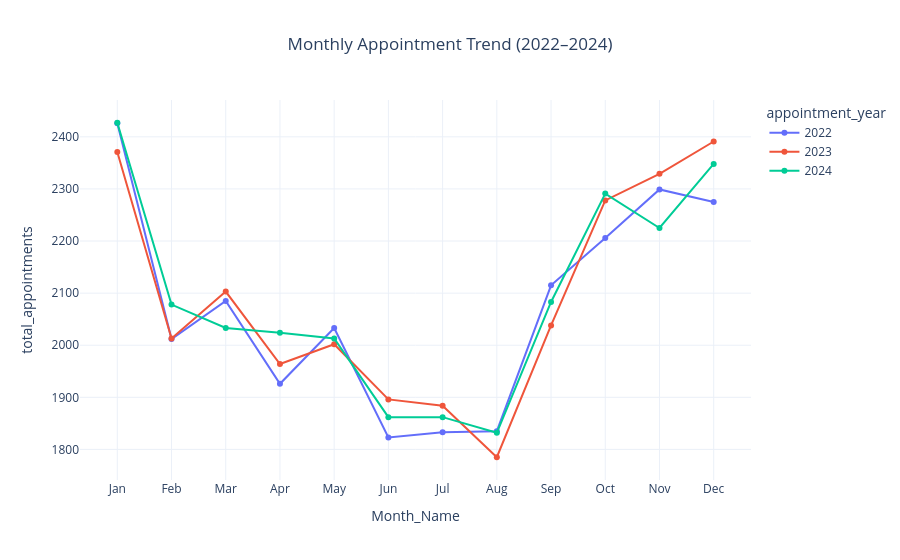

Write notebook code for a chart like this one.
### Code cell
## monthly trend 

fig = px.line(
    monthly_trend,
    x="Month_Name",
    y="total_appointments",
    color="appointment_year",
    markers=True,
    title="Monthly Appointment Trend (2022–2024)"
)

fig.update_layout(
    template="plotly_white",
    title_x=0.5
)

fig.show()

### Figure 1 — Plotly figure (JSON) as saved in the notebook; plotly's stock layout.template omitted (floating-point values rounded to 4 significant figures)
{"data": [{"hovertemplate": "appointment_year=2022<br>Month_Name=%{x}<br>total_appointments=%{y}<extra></extra>", "legendgroup": "2022", "line": {"color": "#636efa", "dash": "solid"}, "marker": {"symbol": "circle"}, "mode": "lines+markers", "name": "2022", "orientation": "v", "showlegend": true, "type": "scatter", "x": ["Jan", "Feb", "Mar", "Apr", "May", "Jun", "Jul", "Aug", "Sep", "Oct", "Nov", "Dec"], "xaxis": "x", "y": [2426, 2012, 2085, 1926, 2033, 1823, 1833, 1835, 2115, 2206, 2299, 2275], "yaxis": "y"}, {"hovertemplate": "appointment_year=2023<br>Month_Name=%{x}<br>total_appointments=%{y}<extra></extra>", "legendgroup": "2023", "line": {"color": "#EF553B", "dash": "solid"}, "marker": {"symbol": "circle"}, "mode": "lines+markers", "name": "2023", "orientation": "v", "showlegend": true, "type": "scatter", "x": ["Jan", "Feb", "Mar", "Apr", "May", "Jun", "Jul", "Aug", "Sep", "Oct", "Nov", "Dec"], "xaxis": "x", "y": [2371, 2013, 2103, 1964, 2002, 1896, 1884, 1785, 2038, 2278, 2329, 2391], "yaxis": "y"}, {"hovertemplate": "appointment_year=2024<br>Month_Name=%{x}<br>total_appointments=%{y}<extra></extra>", "legendgroup": "2024", "line": {"color": "#00cc96", "dash": "solid"}, "marker": {"symbol": "circle"}, "mode": "lines+markers", "name": "2024", "orientation": "v", "showlegend": true, "type": "scatter", "x": ["Jan", "Feb", "Mar", "Apr", "May", "Jun", "Jul", "Aug", "Sep", "Oct", "Nov", "Dec"], "xaxis": "x", "y": [2427, 2078, 2033, 2024, 2013, 1862, 1862, 1832, 2083, 2291, 2225, 2348], "yaxis": "y"}], "layout": {"legend": {"title": {"text": "appointment_year"}, "tracegroupgap": 0}, "title": {"text": "Monthly Appointment Trend (2022–2024)", "x": 0.5}, "xaxis": {"anchor": "y", "domain": [0, 1], "title": {"text": "Month_Name"}}, "yaxis": {"anchor": "x", "domain": [0, 1], "title": {"text": "total_appointments"}}}}
